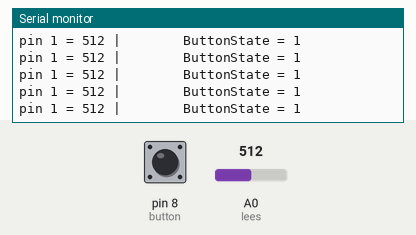
Simulated run of this sketch. Board: Arduino Uno, built with avr-gcc and run on an emulated ATmega328P. On the bench: the last lines printed to the serial monitor. The test bench sets the inputs (shaded band); at power-on: pin 8 (button) HIGH, A0 (lees) = 512.

Above: at 1.2 s.
1.3 s: pin 8 (button) pulled LOW for 0.25 s
At 2.4 s:
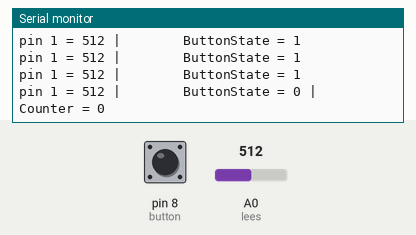
3.0 s: A0 (lees) set to 716
At 3.16 s:
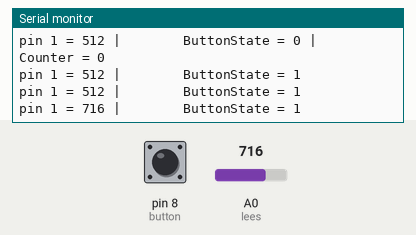
4.5 s: pin 8 (button) pulled LOW for 1 s
At 5.3 s:
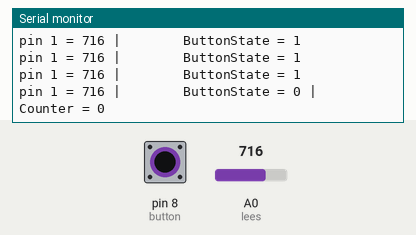
7.0 s: A0 (lees) set to 900
At 7.17 s:
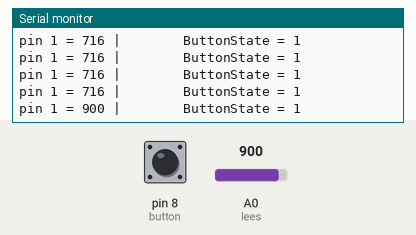
Timing chart, 0 to 9.5 s (numbered marks = the images above; inputs shaded):
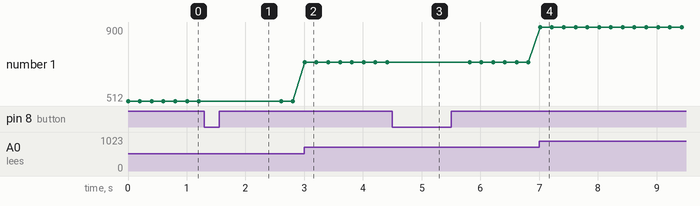

Measured:
- after the input at 1.3 s, the serial monitor: prints a new line after 0.11 s (image 1)
- after the input at 3.0 s, the serial monitor: prints a new line at once (image 2)
- after the input at 4.5 s, the serial monitor: prints a new line after 0.11 s (image 3)
- after the input at 7.0 s, the serial monitor: prints a new line at once (image 4)
- plotted number 1: 512 → 716 after the input at 3.0 s, 716 → 900 after the input at 7.0 s

The sketch:

avoidence_counter.ino
```cpp
int lees  = A0;
int counter = 0;
int detect = 20;
int lastValue;
//code write by Moz for YouTube changel LogMaker360,
//code belongs to this video: https://www.youtube.com/watch?v=QWCdcwxF3RE

int button = 8;

void setup() {
  // put your setup code here, to run once:
  pinMode(lees, INPUT);
  pinMode(button, INPUT);
  digitalWrite(button, HIGH); //enable the pull-up resistor.
  Serial.begin(9600);

}

void loop() {
  // put your main code here, to run repeatedly:
  int a = analogRead(lees);
  int buttonState = digitalRead(button);
  Serial.print("pin 1 = ");
  Serial.print(a);
   Serial.print(" |        ButtonState = ");
  Serial.print(buttonState);

  if(a < detect && lastValue > 900){
    Serial.print("|      NEW OBJECT DETECTED!!!!!! Counter = ");
    counter ++;
    Serial.print(counter);
  }
  if(buttonState == 0){
    resetCounter();
  }

  lastValue = a;
  delay(200);
  Serial.println();

}
void resetCounter(){
  counter = 0 ;
  Serial.println(" |       Counter = 0");
  delay(1000);
  }
```
